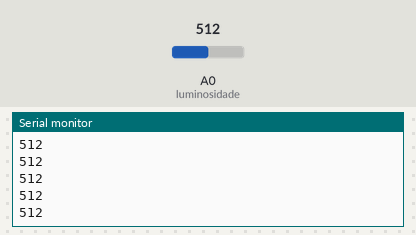
The sketch below on a simulated Arduino Uno, built with avr-gcc and run on an emulated ATmega328P. On the bench: the last lines printed to the serial monitor. The inputs (shaded band) are chosen by the test bench; at power-on: A0 (luminosidade) = 512.

Above: at 1.2 s.
1.3 s: A0 (luminosidade) set to 716
At 2.0 s:
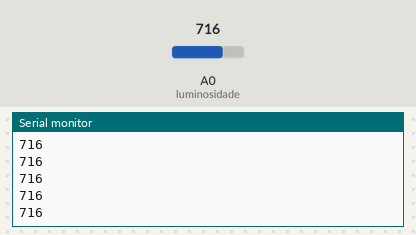
2.8 s: A0 (luminosidade) set to 900
At 3.3 s:
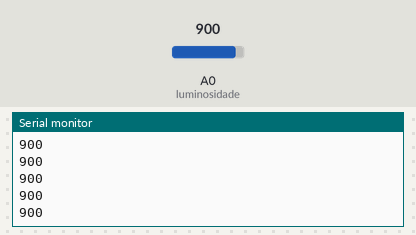
Timing chart, 0 to 5.8 s (numbered marks = the images above; inputs shaded):
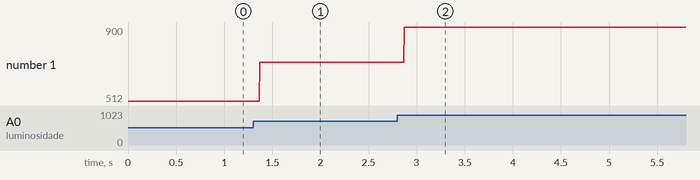

The sketch:

exemplo-06.ino
```cpp
/*Arduino Day Manaus 2018
  Oficina:     Criando Coisas Inteligentes com NodeJS e Arduino
  Facilitador: Prof. Orlewilson B. Maia
  Autor:       Orlewilson B. Maia
  Data:        31/03/2018
  Descrição:   Aplicação para ler valor sensor de luz e enviar o valor lido para porta serial
*/

// Porta analogica no qual sera lido o valor do sensor de luminosidade
int luminosidade = A0;

// Variavel para armazenar o valor lido do sensor de luminosidade
int valorLuminosidade = 0;

// configuração do que será utilizado
void setup() {
  // Indica que utilizara a porta serial para enviar dados
  Serial.begin(9600);
}

// programa principal
void loop() {
  // ler o valor atual do sensor de luminosidade
  // o valor varia entre 0 (escuro) e 1023 (claro)
  valorLuminosidade = analogRead(luminosidade);

  // imprime na porta serial o valor do sensor de luminosidade
  Serial.println(valorLuminosidade);
}
```

Measured:
- after the input at 1.3 s, the serial monitor: prints a new line after 0.07 s (image 1)
- after the input at 2.8 s, the serial monitor: prints a new line after 0.07 s (image 2)
- plotted number 1: 512 → 716 after the input at 1.3 s, 716 → 900 after the input at 2.8 s
